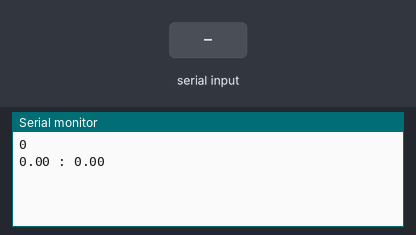
The sketch below on a simulated Arduino Uno, built with avr-gcc and run on an emulated ATmega328P. Parts: the last lines printed to the serial monitor. The inputs (shaded band) are chosen by the test bench.

Above: at 4.2 s.
4.3 s: "," received over the second serial link
At 6.3 s:
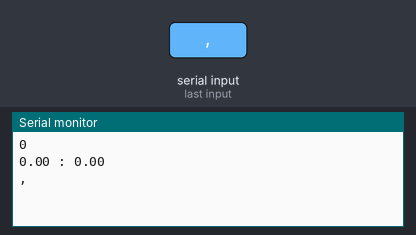
8.1 s: "90,45,200\n" received over the second serial link
At 11.4 s:
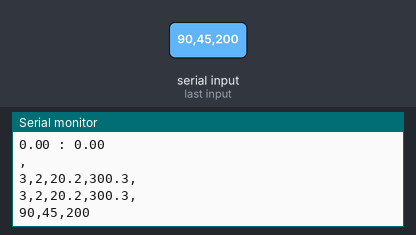
11.7 s: "90,45,200,10\n" received over the second serial link
At 14.6 s:
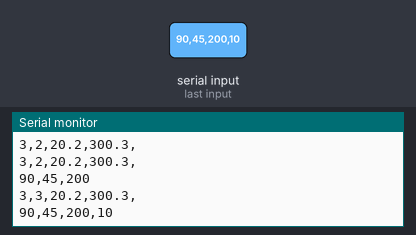
Timing chart, 0 to 16.1 s (numbered marks = the images above; inputs shaded):
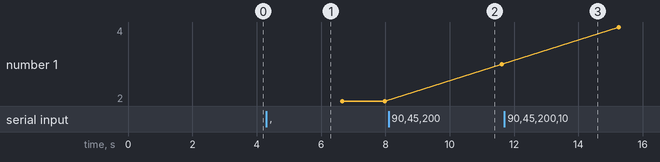

The sketch:

funcionesdcomunicacionardinocoap.ino
```cpp
#include "SoftwareSerial.h"
#include <math.h>
#include <stdio.h>

SoftwareSerial ESP1 (2,3);

float X = 20.2;
float Y= 300.3;

float Xtget = 0;
float Ytget= 0;

int16_t IDbot;

const long unsigned int baudrate = 9600;


struct puntos{
  int x[6];
  int y[6];
};

puntos posi;

void setup() {
  Serial.begin(baudrate);
  ESP1.begin(baudrate);
  while (ESP1.available()>0)  ESP1.read();
    ask4id();
  Serial.print(IDbot);
  Serial.println();
  //delay(1000);
  ask4tgets();
  Serial.print(Xtget);
  Serial.print(" : ");
  Serial.print(Ytget);
  Serial.println();
}

void loop() {
SendPositions(X,Y, IDbot);
for (int i=2; i<7;i++)
{
  SendPositions(X,Y,i);
}

Ask4allpositions();

Serial.print(posi.x[3]);
Serial.print("::");
Serial.println(posi.y[3]);

delay(200);
}
```

comunicacion.ino
```cpp
String ReadString = "";
boolean aviso = false;

void ask4id()
{
  resetincome();
  //while (!aviso)
  //{
  ESP1.write("1,2,2.444,2.444");
  delay(1500);
  respuesta();
  //}
  char data[3];
  ReadString.toCharArray(data, 3);
  //Serial.println(data);
  IDbot = atof(data);

  return;
}

void resetincome()
{
  ReadString = "";
  aviso = false;
  return;
}

void respuesta()
{
  while (ESP1.available()) {
    ReadString = ESP1.readString();
    //Serial.print(ReadString);
    //Serial.println();
    aviso = true;
  }
  return;
}

void ask4tgets() {
  resetincome();
  ESP1.write("2,2,2.444,2.444");
  delay(1500);
  respuesta();
  char data[9];
  ReadString.toCharArray(data, 9);
  char bfferX[4];
  char bfferY[4];
  for (int i = 0; i < 4; i++)
  {
    bfferX[i] = data[i + 1];
    bfferY[i] = data[i + 5];
  }
  Xtget = atof(bfferX);
  Ytget = atof(bfferY);
  return;
}
void SendPositions(float px , float py , int8_t id)
{
  resetincome();

  char pload[22];
  ReadString = "3," + String(id) + "," + String(px, 1) + "," + String(py, 1) + ",";
  ReadString.toCharArray(pload, 22);
  //Serial.print(pload);
  while (!aviso)
  {
    ESP1.write(pload);
    delay(1300);
    respuesta();
    Serial.print(ReadString);
    Serial.println();
  }
  return;
}

void Ask4allpositions()
{
  resetincome();
  while (!aviso)
  {
    ESP1.write("4,1,20.00,30.00");
    delay(2000);
    respuesta();
  }
  char data[100];
  ReadString.toCharArray(data, 100);
  int rding = 1;
  for (int i = 0; i < 6; i++)
  {
    char xt[4];
    char yt[4];
    for (int c = 0; c < 3; c++)
    {
      if (data[rding] == ',')
      {
        xt[c]=".";
        rding += 1;
        break;
      }
      xt[c] = data[rding];
      rding += 1;
    }

    for (int c = 0; c < 3; c++)
    {
      if (data[rding] == ',')
      {
        yt[c]=".";
        rding += 1;
        break;
      }
      yt[c] = data[rding];
      rding += 1;
    }

    posi.x[i] = atof(xt);
    posi.y[i] = atof(yt);
  }
  return;
}
```

Measured:
- after the input at 4.3 s, the serial monitor: prints a new line after 1.0 s (image 1)
- after the input at 8.1 s, the serial monitor: prints a new line after 2.2 s (image 2)
- after the input at 11.7 s, the serial monitor: prints a new line after 2.2 s (image 3)
- plotted number 1: 3 → 4 after the input at 11.7 s
